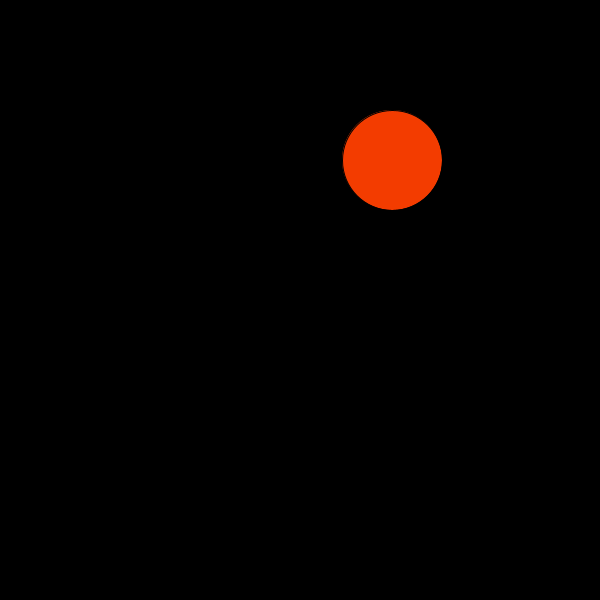
Frame 1 (no input)
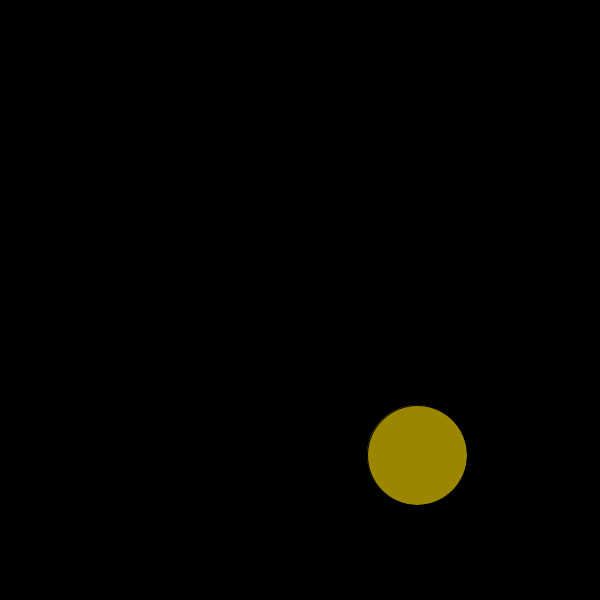
Frame 60 (the mouse pressed at the canvas centre just before this capture)
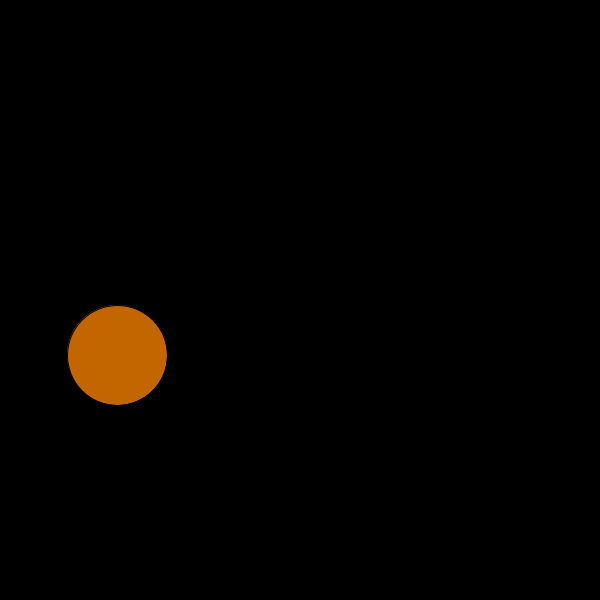
Frame 120 (the mouse held since frame 60 and released just before this capture)

The Processing sketch that drew these frames (run headless with seeded random() and noise(); from frame 60 on, the mouse is pressed at the canvas centre):

// Processing sketch: processing_82399
// ── processing_82399.pde

Ball Scott;
void setup()
{
  size(600,600);
  Scott = new Ball();
}
void draw()
{
  background(0);
  Scott.move();
  Scott.bounce();
  Scott.show();
}
class Ball
{
  int x,y;
  boolean up,right;
  Ball()
  {
    x=int (random (0,600));
    y=int (random (0,600));
    up=true;
    right=true;
  }
  void move()
  {
    if(up==true)
    {
    y=y+5;
    }
    else
    {
      y=y-5;
    }
    if(right==true)
    {
    x=x+5;
    }
    else
    {
      x=x-5;
    }
  }
  void bounce()
  {
    if(x>550)
    {
      right=false;
    }
    if(x<50)
    {
      right= true;
    }
    if(y>550)
    {
      up= false;
    }
    if(y<50)
    {
      up= true;
    }
  }
  void show()
  {
    fill(int(random(0,256)),int (random (0,256)),0);
    ellipse(x,y,100,100);
  }
}
